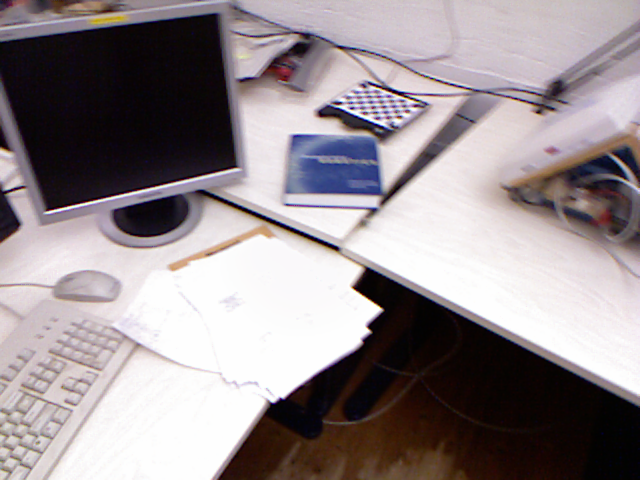
#> input picture py_opencv/data/1.png, 640 x 480 px
$ python match.py
#> lines starting #> are read from the running program, lines starting #| are printed output that depends on the picture
import numpy as np
import cv2 as cv
from matplotlib import pyplot as plt
img1 = cv.imread('../../data/1.png',0)          # queryImage
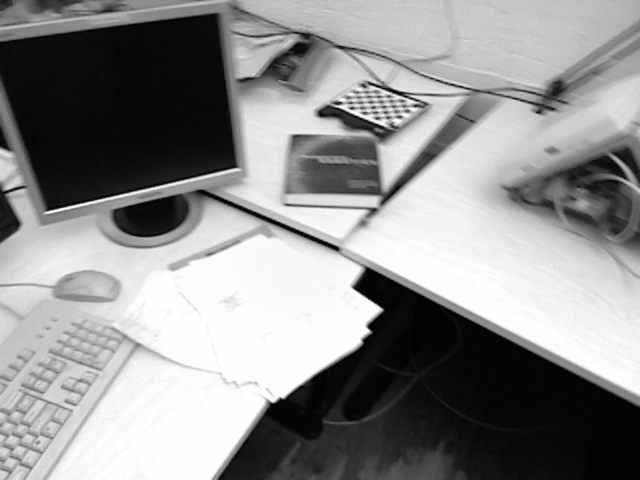
#> img1: shape (480, 640); min 1, max 254, mean 142.6
img2 = cv.imread('../../data/2.png',0) # trainImage
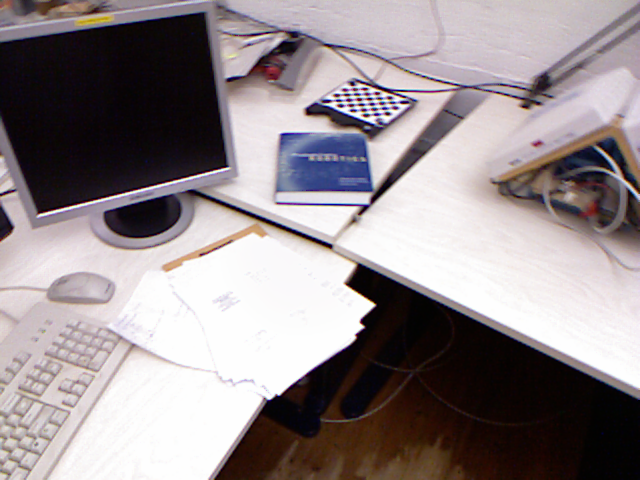
#> input picture py_opencv/data/2.png, 640 x 480 px
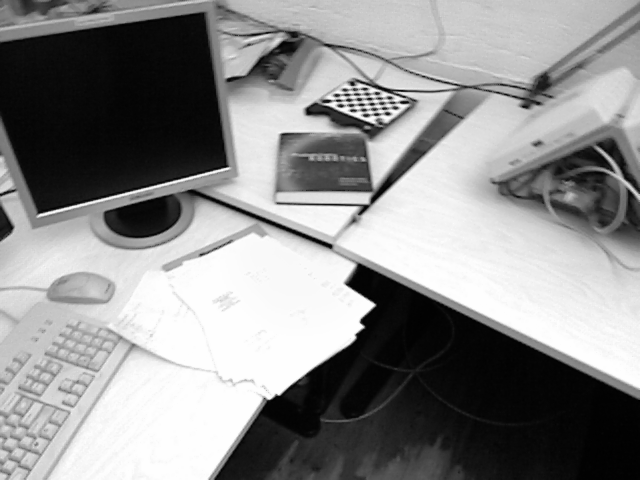
#> img2: shape (480, 640); min 1, max 254, mean 141
# Initiate SIFT detector
orb = cv.ORB_create(100)
# find the keypoints and descriptors with SIFT
kp1, des1 = orb.detectAndCompute(img1,None)
#> kp1 = 100 keypoints; strongest (x, y, size): (376, 308, 111.1), (373, 308, 92.6), (378, 309, 77.1), (379, 309, 64.3)
kp2, des2 = orb.detectAndCompute(img2,None)
#> kp2 = 100 keypoints; strongest (x, y, size): (367, 305, 92.6), (369, 305, 111.1), (371, 303, 64.3), (371, 304, 77.1)
# BFMatcher with default params
bf = cv.BFMatcher()
matches = bf.knnMatch(des1,des2, k=2)
#> matches = 100 matches
# Apply ratio test
good = []
for m,n in matches:
    if m.distance < 0.75*n.distance:
        good.append([m])
#> this loop made 100 passes
#> after the loop, good = 26 matches
# cv.drawMatchesKnn expects list of lists as matches.
img3 = np.empty((max(img1.shape[0], img2.shape[0]), img1.shape[1]+img2.shape[1], 3), dtype=np.uint8)
cv.drawMatchesKnn(img1,kp1,img2,kp2,good,img3, flags=2)
plt.imshow(img3),plt.show()
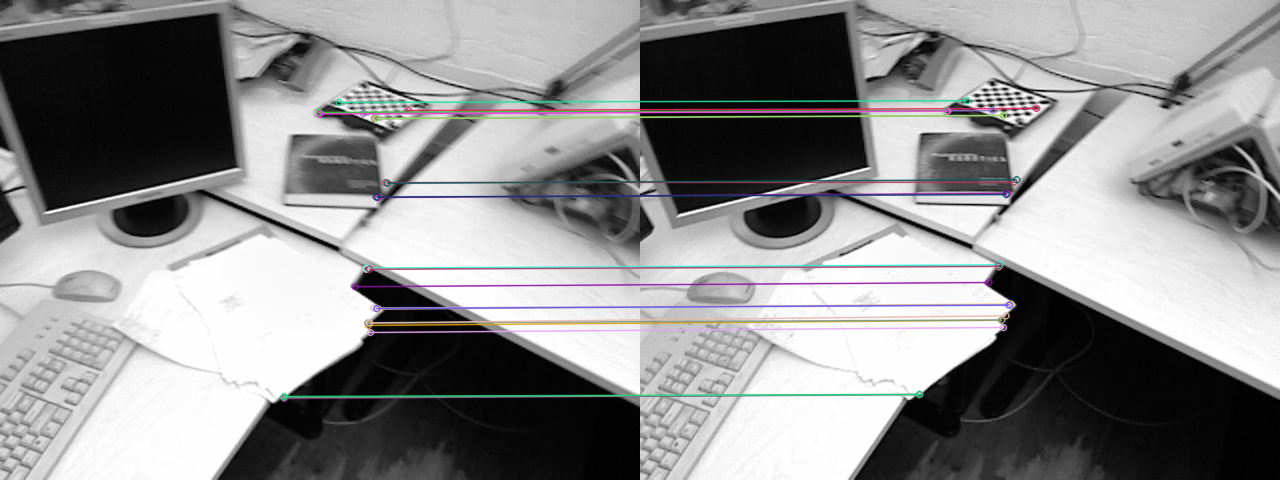
#> shown: shape (480, 1280, 3); mean R, G, B 141.2, 141, 141.4
